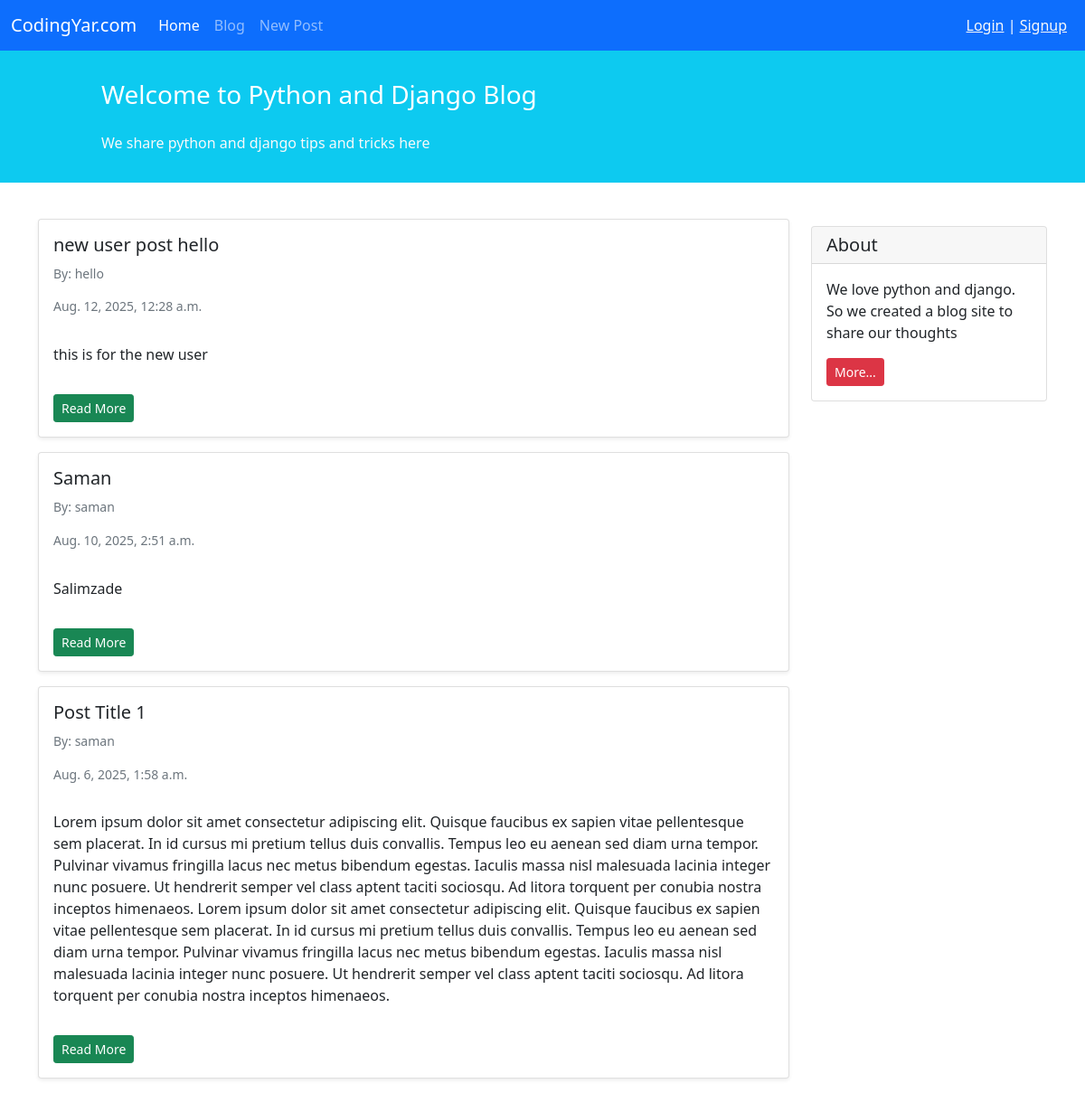
Screenshot of /blog/ with the database file from the repository.
### blog/models.py (models this page shows, shortened)
class Post(models.Model):
    STATUS_CHOICES = (
        ('pub', 'published'),
        ('drf', 'draft'),
    )
    title = models.CharField(max_length=200)
    text = models.TextField()
    author = models.ForeignKey('auth.User', on_delete=models.CASCADE)
    datetime_created = models.DateTimeField(auto_now_add=True)
    datetime_modified = models.DateTimeField(auto_now=True)
    status = models.CharField(choices=STATUS_CHOICES, max_length=3)

### blog/views.py (the view)
# urls.py: path('', views.PostListView.as_view(), name='posts_list'),
class PostListView(generic.ListView):
    model = Post
    template_name = "blog/post_list.html"
    context_object_name = "posts_list"
    def get_queryset(self):
        return Post.objects.filter(status='pub').order_by('-datetime_modified')

### blog/templates/blog/post_list.html (shortened to what this page needs)
{% extends '_base.html' %}
{% block content %}
    <div class="container mt-4">
        <div class="row">
            <div class="col-9">
                {% for post in posts_list %}
                    <div class="card shadow-sm my-3">
                        <div class="card-body">
                            <h5 class="card-title">{{ post.title }}</h5>
                            <h6 class="card-subtitle mb-2 text-muted small py-2">By: {{ post.author }}</h6>
                            <h6 class="card-subtitle mb-2 text-muted small py-2">{{ post.datetime_created }}</h6>
                            <p class="card-text py-3">
                                {{ post.text }}
                            </p>
                            <a href="{% url 'post_detail' post.id %}" class="btn btn-sm btn-success">Read More</a>
                        </div>
                    </div>
                {% endfor %}
            </div>
            <div class="col-3">
                <div class="card my-4">
                    <h5 class="card-header">About</h5>
                    <div class="card-body">
                        <p class="card-text">We love python and django. So we created a blog site to share our
                            thoughts</p>
                        <a href="#"
                           class="btn btn-sm btn-danger">
                            More...
                        </a>
                    </div>
                </div>
            </div>
        </div>
    </div>
{% endblock content %}

### templates/_base.html (shortened to what this page needs)
<!doctype html>
<html lang="en">
<head>
    <link href="https://cdn.jsdelivr.net/npm/bootstrap@5.1.3/dist/css/bootstrap.min.css" rel="stylesheet"
>
</head>
<body>
<nav class="navbar navbar-expand-lg navbar-dark bg-primary">
    <div class="container-fluid">
        <a class="navbar-brand" href="#">CodingYar.com</a>
        <div class="collapse navbar-collapse" id="navbarNavAltMarkup">
            <div class="navbar-nav">
                <a class="nav-link active" aria-current="page" href="#">Home</a>
                <a class="nav-link" href="{% url 'posts_list' %}">Blog</a>
                <a class="nav-link" href="{% url 'post_create' %}">New Post</a>
            </div>
        </div>
        <div class="mx-2 text-white">
            {% if user.is_authenticated %}
                Welcome {{ user.username }} | <a href="{% url 'logout' %}" class="text-light">Logout</a>
            {% else %}
                <a href="{% url 'login' %}" class="text-light">Login</a> | <a href="{% url 'signup' %}" class="text-light">Signup</a>
            {% endif %}
        </div>
    </div>
</nav>
<div class="container-fluid bg-info">
    <div class="row py-3">
        <div class="col-md-8 col-md-10 mx-auto">
            <h3 class="my-4 mt-3 text-white">Welcome to Python and Django Blog</h3>
            <p class="text-light">We share python and django tips and tricks here</p>
        </div>
    </div>
</div>
{% block content %}
{% endblock content %}
</body>
</html>

### rows the page displays
Post: title "new user post hello", author "hello", datetime_created "Aug. 12, 2025, 12:28 a.m.", text "this is for the new user"
Post: title "Saman", author "saman", datetime_created "Aug. 10, 2025, 2:51 a.m.", text "Salimzade"
Post: title "Post Title 1", author "saman", datetime_created "Aug. 6, 2025, 1:58 a.m.", text "Lorem ipsum dolor sit amet consectetur adipiscing elit. Quisque faucibus ex sapien vitae pellentesque sem placerat. In id cursus mi pretium tellus duis convallis. Tempus leo eu aenean sed diam urna tempor. Pulvinar vivamus fringilla lacus nec metus bibendum egestas. Iaculis massa nisl malesuada lacinia integer nunc posuere. Ut hendrerit semper vel class aptent taciti sociosqu. Ad litora torquent per conubia nostra inceptos himenaeos. Lorem ipsum dolor sit amet consectetur adipiscing elit. Quisque faucibus ex sapien vitae pellentesque sem placerat. In id cursus mi pretium tellus duis convallis. Tempus leo eu aenean sed diam urna tempor. Pulvinar vivamus fringilla lacus nec metus bibendum…"
